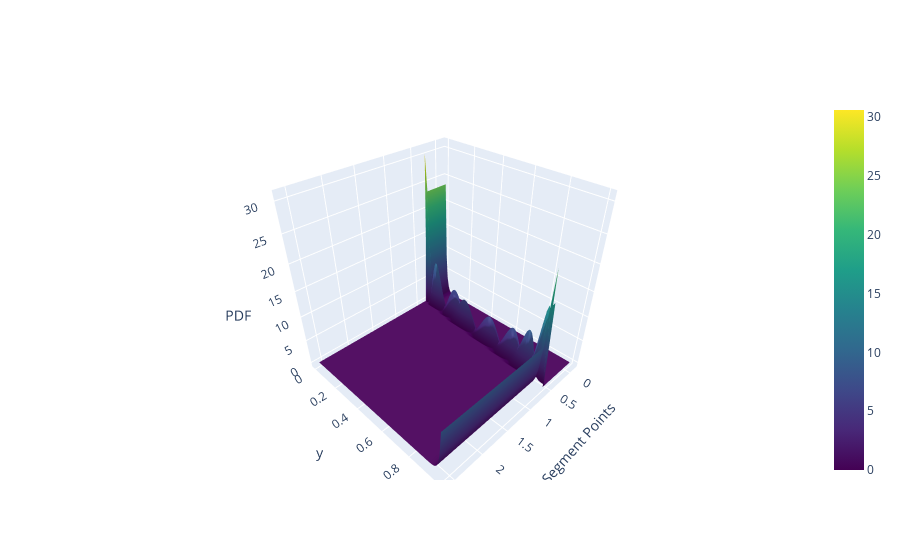

The cell this chart's notebook holds for it:
### Code cell
from ppu.viz.beta_plot import draw_beta_pdf

name_gen = "Circular"
gen = generator[name_gen]

cl_name = "Neural Net"
classifier = dict(zip(names, classifiers))[cl_name]


dataset = get_dataset(0, gen, n_samples=n_samples)
ds = dataset
(X_train, y_train), (X_test, y_test) = ds # X is the data point, y is the class label

eps = 1
x_min, x_max = X_train[:, 0].min() - eps, X_train[:, 0].max() + eps
y_min, y_max = X_train[:, 1].min() - eps, X_train[:, 1].max() + eps

start = np.array([(x_max+x_min)/2, (y_max+y_min)/2])
end = np.array([x_max,y_max])

draw_beta_pdf(start, end, classifier, gen, n_samples=200, n_pdf=75)

### Figure 1 — Plotly figure (JSON) as saved in the notebook; plotly's stock layout.template omitted (floating-point values rounded to 4 significant figures; data arrays with more than 128 entries replaced by an {"elided": "..."} marker saying what was removed)
{"data": [{"colorscale": [[0, "#440154"], [0.1111, "#482878"], [0.2222, "#3e4989"], [0.3333, "#31688e"], [0.4444, "#26828e"], [0.5556, "#1f9e89"], [0.6667, "#35b779"], [0.7778, "#6ece58"], [0.8889, "#b5de2b"], [1, "#fde725"]], "type": "surface", "x": {"elided": "75x100 float values"}, "y": {"elided": "75x100 float values"}, "z": {"elided": "75x100 float values"}}], "layout": {"scene": {"domain": {"x": [0, 1], "y": [0, 1]}, "xaxis": {"title": {"text": "Line Segment Points"}}, "yaxis": {"title": {"text": "y"}}, "zaxis": {"title": {"text": "PDF"}}}}}
